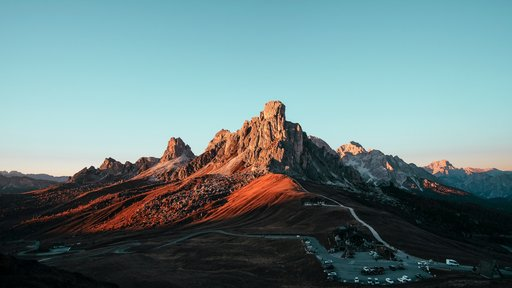
#> input picture mockups/assets/wallpapers/alpine-thumb.jpg, 512 x 288 px, given in place of misty.jpg, which was not available
$ python generate_mockups.py
#> lines starting #> are read from the running program, lines starting #| are printed output that depends on the picture; pictures that were not available may be replaced by others from this repository, and a replacement may not be noted
#!/usr/bin/env python3
"""Render 1920x1080 mockups of the proposed TV Detox home restyle.

Geometry follows CleanFrame's Dock layout (MIT): a 1504x232 glass panel at
(208, 676), 288x200 tiles on a 296 pitch, 48px panel radius, 32px tile radius.
Photographs, font and marks keep their own licences; see CREDITS.md.

    python3 -m venv /tmp/tvmock-venv
    /tmp/tvmock-venv/bin/pip install pillow
    /tmp/tvmock-venv/bin/python mockups/generate_mockups.py
"""
from pathlib import Path

from PIL import Image, ImageDraw, ImageFilter, ImageFont

HERE = Path(__file__).resolve().parent
ASSETS = HERE / "assets"
OUT = HERE

# The launcher lays out at 1920x1080 and scales to the TV. Render at 2x and
# downsample so curves and type stay clean in the PNGs.
SS = 2
W, H = 1920 * SS, 1080 * SS

DOCK = (208, 676, 1712, 908)
SHELF = (DOCK[0] + 16, DOCK[1], DOCK[0] + 16 + 1472, DOCK[3])
TILE_W, TILE_H, PITCH = 288, 200, 296
PANEL_R, TILE_R = 48, 32

INK = (244, 244, 241)
DARK = (20, 22, 24)
SCRIM = (4, 10, 12)
FONT = str(ASSETS / "fonts" / "Manrope-Variable.ttf")

_fonts = {}


def s(v):
    return int(round(v * SS))


def font(size, weight=500):
    key = (size, weight)
    if key not in _fonts:
        f = ImageFont.truetype(FONT, s(size))
        f.set_variation_by_axes([weight])
        _fonts[key] = f
    return _fonts[key]


def vgrad(w, h, stops):
    """A vertical alpha ramp (0-255) through (position, alpha) stops."""
    im = Image.new("L", (1, h))
    px = im.load()
    stops = sorted(stops)
    for y in range(h):
        t = y / max(1, h - 1)
        lo, hi = stops[0], stops[-1]
        for i in range(len(stops) - 1):
            if stops[i][0] <= t <= stops[i + 1][0]:
                lo, hi = stops[i], stops[i + 1]
                break
        span = hi[0] - lo[0]
        k = 0 if span == 0 else (t - lo[0]) / span
        px[0, y] = int(255 * (lo[1] + (hi[1] - lo[1]) * k))
    return im.resize((w, h), Image.BILINEAR)


# [56 lines left out: functions veil, rounded_mask, glass, text_tracked, not called in this run]


def tracked_width(string, f, tracking=0.0):
    return sum(f.getlength(c) for c in string) + tracking * (len(string) - 1)


def wallpaper(name, shade=True):
#> called with name = 'misty', shade = True
    im = Image.open(ASSETS / "wallpapers" / f"{name}.jpg").convert("RGB")
#> im is the input picture: PIL image 512x288 RGB; mean R, G, B 103.8, 128.5, 130.4
    im = im.resize((W, H), Image.LANCZOS).convert("RGBA")
#> im: PIL image 3840x2160 RGBA
    if shade:
        # Top shade and bottom scrim, baked in exactly as they will be in the app.
        top = vgrad(W, s(300), [(0, 0.32), (0.5, 0.14), (1, 0.0)])
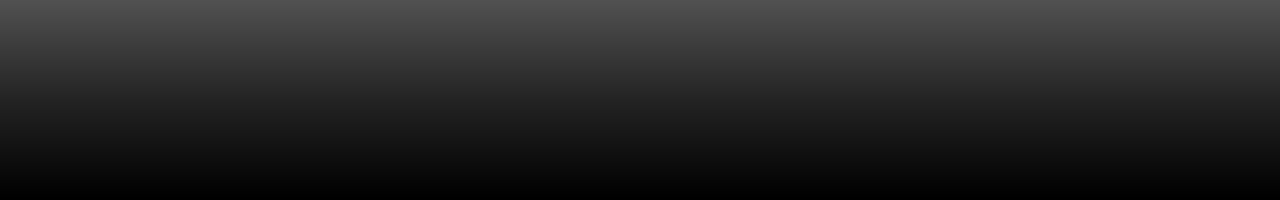
#> top: PIL image 3840x600 L (shown at 1/3 size); min 0, max 81, mean 37.8
        bottom = vgrad(W, s(520), [(0, 0.0), (0.7, 0.42), (1, 0.52)])
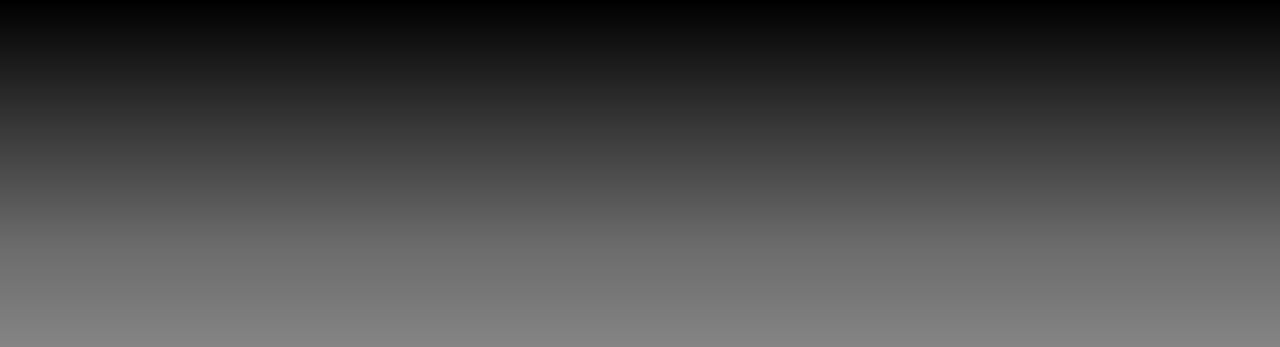
#> bottom: PIL image 3840x1040 L (shown at 1/3 size); min 0, max 132, mean 72.9
        for y0, alpha in ((0, top), (s(560), bottom)):
            layer = Image.new("RGBA", (W, alpha.size[1]), SCRIM + (255,))
            layer.putalpha(alpha)
            im.alpha_composite(layer, (0, y0))
#> this loop made 2 passes
#> y0 on passes 1 to 2: 0, 1120
#> pass 1, in wallpaper, `layer = Image.new("RGBA", (W, alpha.size[1]), SCRIM + (255,))`:
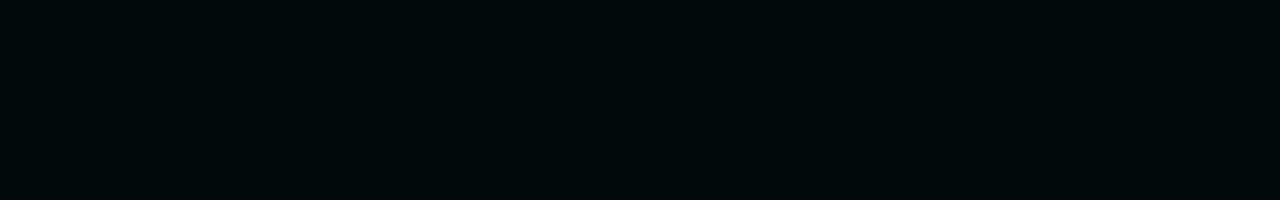
#> layer: PIL image 3840x600 RGBA (shown at 1/3 size); mean R, G, B, A 4, 10, 12, 255
#> pass 2, in wallpaper, `layer = Image.new("RGBA", (W, alpha.size[1]), SCRIM + (255,))`:
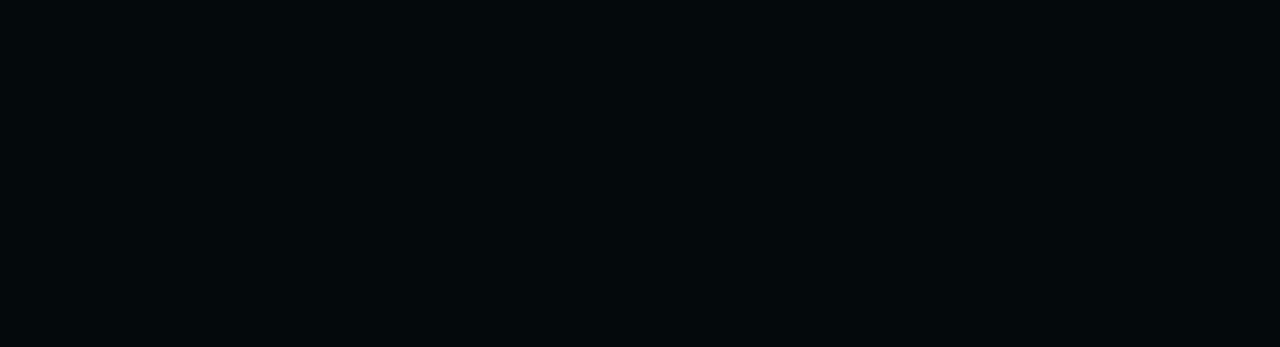
#> layer: PIL image 3840x1040 RGBA (shown at 1/3 size); mean R, G, B, A 4, 10, 12, 255
#> after the loop:
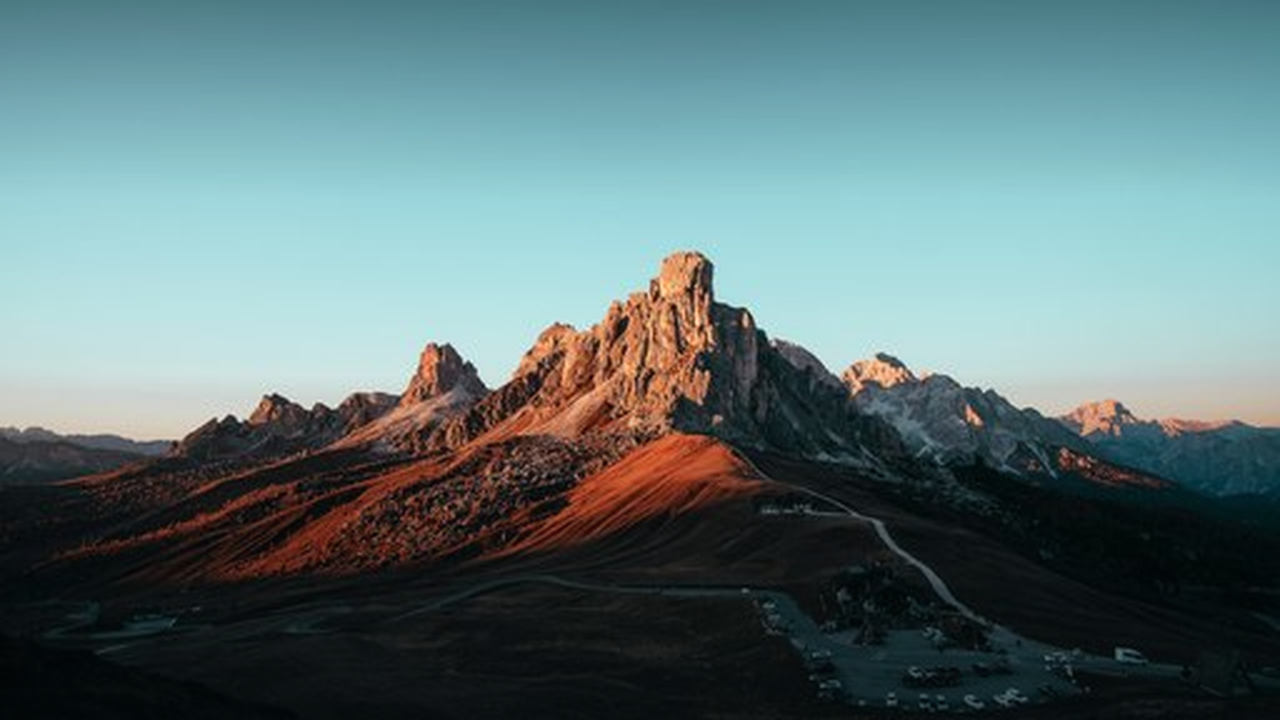
#> im: PIL image 3840x2160 RGBA (shown at 1/3 size); mean R, G, B, A 95.1, 118.1, 119.9, 255
#> after the loop:
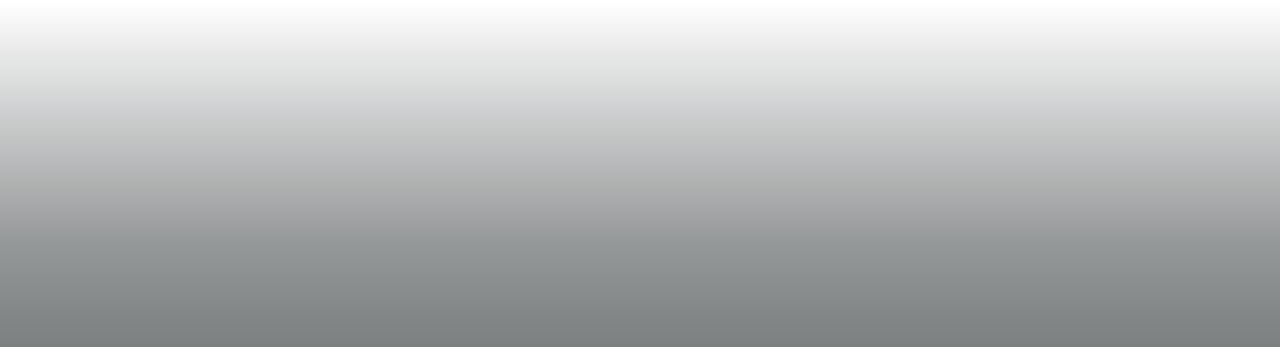
#> layer: PIL image 3840x1040 RGBA (shown at 1/3 size); mean R, G, B, A 4, 10, 12, 72.9; transparent parts drawn white
    return im


# [81 lines left out: functions icon, stroke_icon, control_row, not called in this run]


def clock(base, time_text, date_text):
    draw = ImageDraw.Draw(base)
    f = font(48, 500)
    text_tracked(draw, (s(140), s(62)), time_text, f, INK + (245,), tracking=s(-1.5), shadow=54)
    if date_text:
        text_tracked(draw, (s(140), s(121)), date_text, font(26, 500),
                     (255, 255, 255, 178), tracking=s(-0.1), shadow=44)


# [49 lines left out: function dock, not called in this run]


def home(wallpaper_name, apps, focus, selected=-1, scroll=0, time_text="8:09",
         date_text="Thursday, 30 October", control_focus=-1, out="home.png"):
    base = wallpaper(wallpaper_name)
    clock(base, time_text, date_text)
    control_row(base, control_focus)
    dock(base, apps, focus=focus, scroll=scroll, selected=selected)
    base.convert("RGB").resize((W // SS, H // SS), Image.LANCZOS).save(OUT / out, optimize=True)
    print("wrote", out)


# [111 lines left out: functions settings_wallpaper, settings_overview, not called in this run]


if __name__ == "__main__":
    apps = [
        ("youtube", ("YouTube", 0)),
        ("netflix", ("Netflix", 0)),
        ("primevideo", ("Prime Video", 0)),
        ("disneyplus", ("Disney+", 0)),
        ("plex", ("Plex", 0)),
    ]
#> (the run stopped early here; a loop or call above may not have finished)

$ run again, on mockups/assets/wallpapers/forest-thumb.jpg
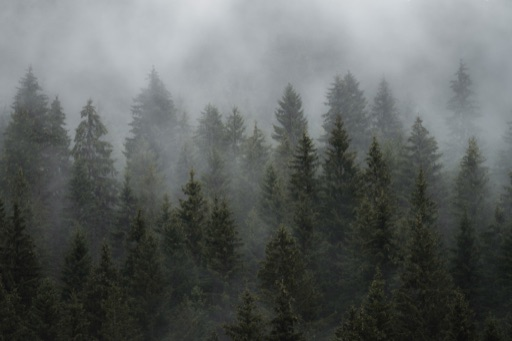
#> input picture mockups/assets/wallpapers/forest-thumb.jpg, 512 x 341 px, given in place of misty.jpg, which was not available
#> in wallpaper, im is the input picture: PIL image 512x341 RGB; mean R, G, B 94, 97.9, 96.3
#> in wallpaper, `im = im.resize((W, H), Image.LANCZOS).convert("RGBA")`:
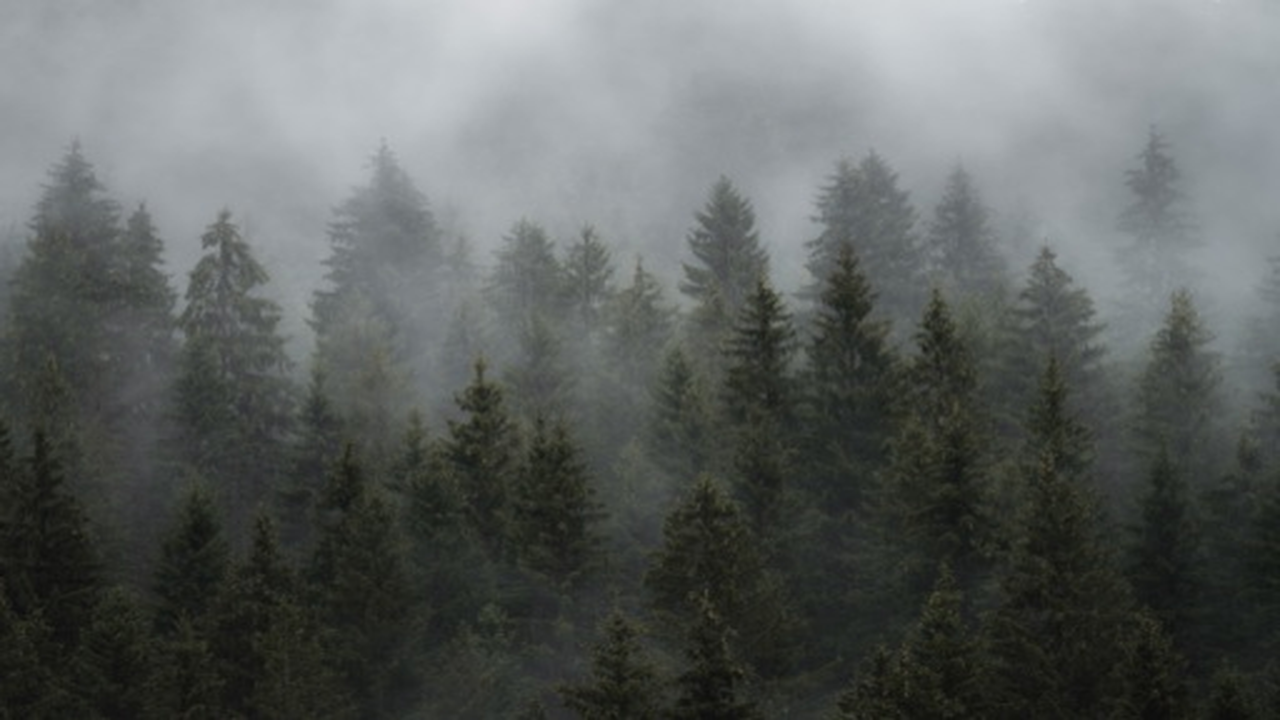
#> im: PIL image 3840x2160 RGBA (shown at 1/3 size); mean R, G, B, A 94, 97.9, 96.3, 255
#> the loop in wallpaper, `for y0, alpha in ((0, top), (s(560), bottom)):` made 2 passes
#> y0 on passes 1 to 2: 0, 1120
#> after the loop in wallpaper, `for y0, alpha in ((0, top), (s(560), bottom)):`:
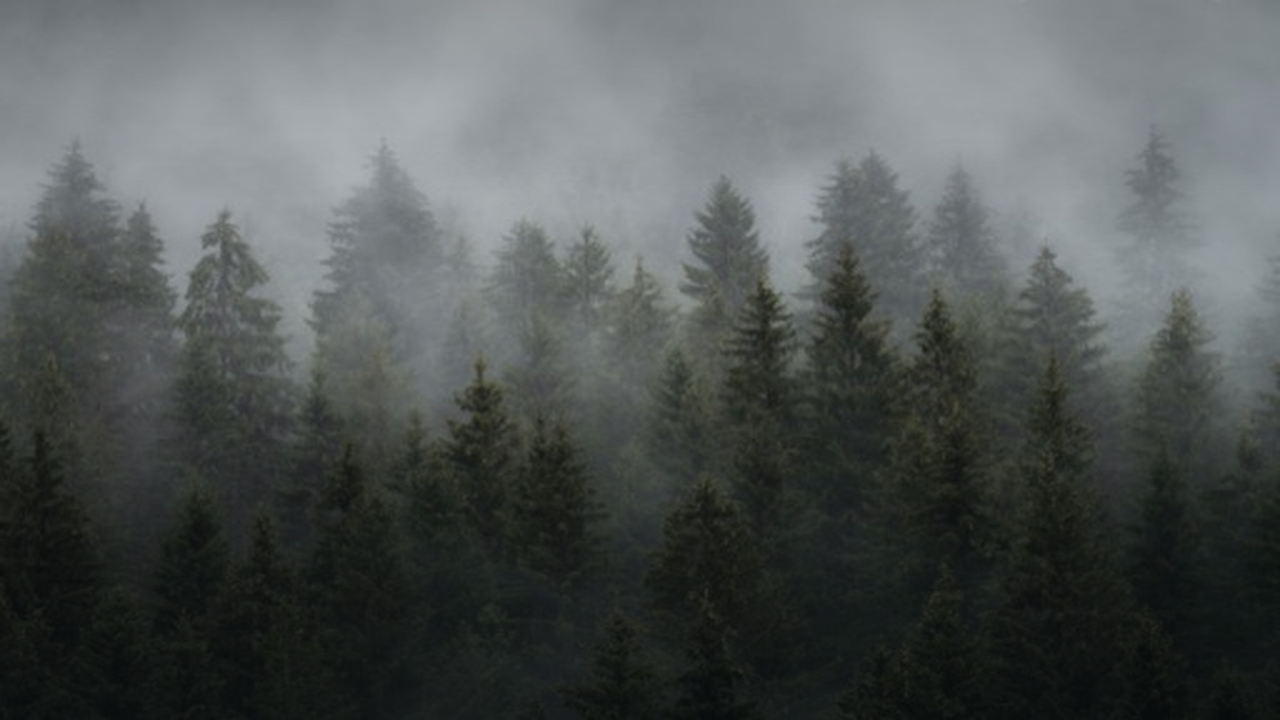
#> im: PIL image 3840x2160 RGBA (shown at 1/3 size); mean R, G, B, A 82.3, 86.7, 86, 255

$ run again, on mockups/assets/wallpapers/golden-thumb.jpg
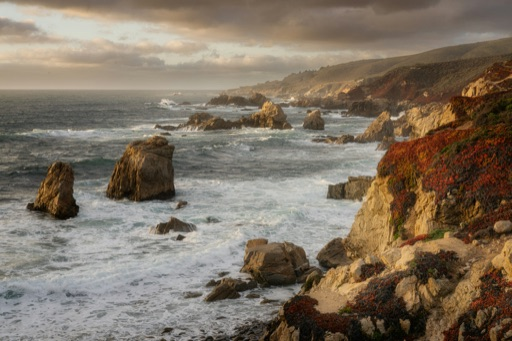
#> input picture mockups/assets/wallpapers/golden-thumb.jpg, 512 x 341 px, given in place of misty.jpg, which was not available
#> in wallpaper, im is the input picture: PIL image 512x341 RGB; mean R, G, B 127.7, 115.1, 99.5
#> in wallpaper, `im = im.resize((W, H), Image.LANCZOS).convert("RGBA")`:
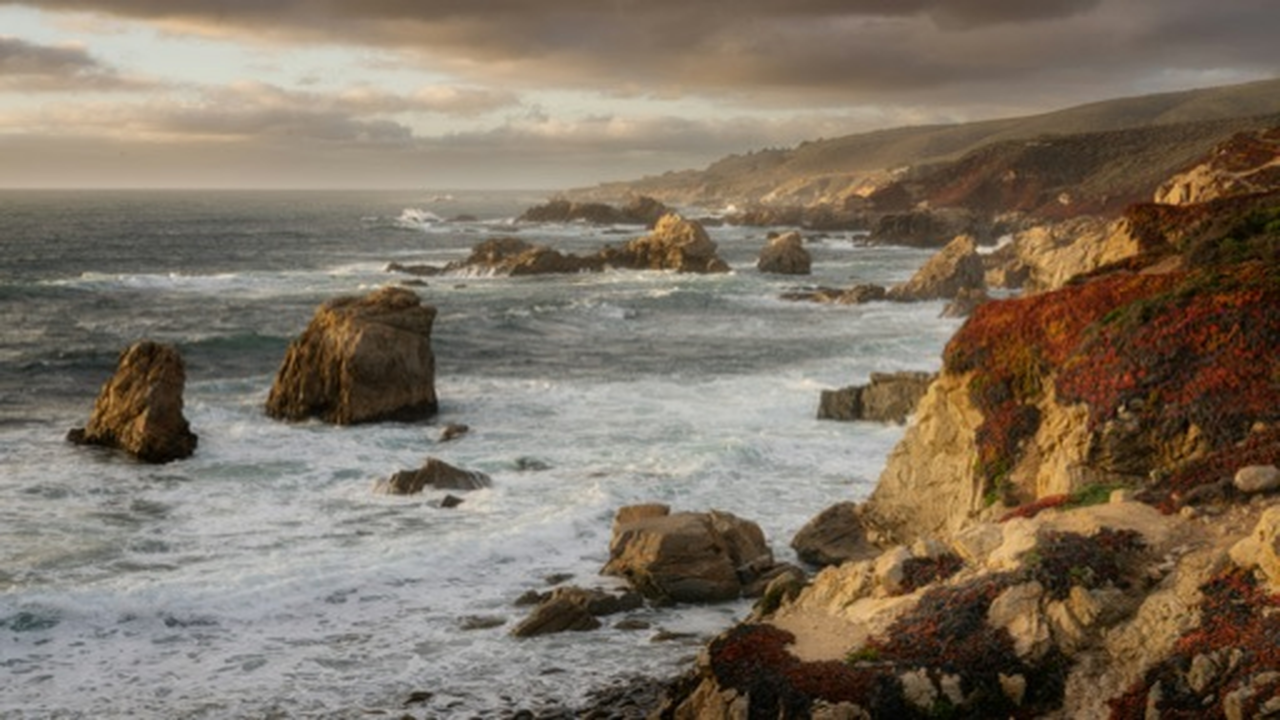
#> im: PIL image 3840x2160 RGBA (shown at 1/3 size); mean R, G, B, A 127.7, 115.1, 99.5, 255
#> the loop in wallpaper, `for y0, alpha in ((0, top), (s(560), bottom)):` made 2 passes
#> y0 on passes 1 to 2: 0, 1120
#> after the loop in wallpaper, `for y0, alpha in ((0, top), (s(560), bottom)):`:
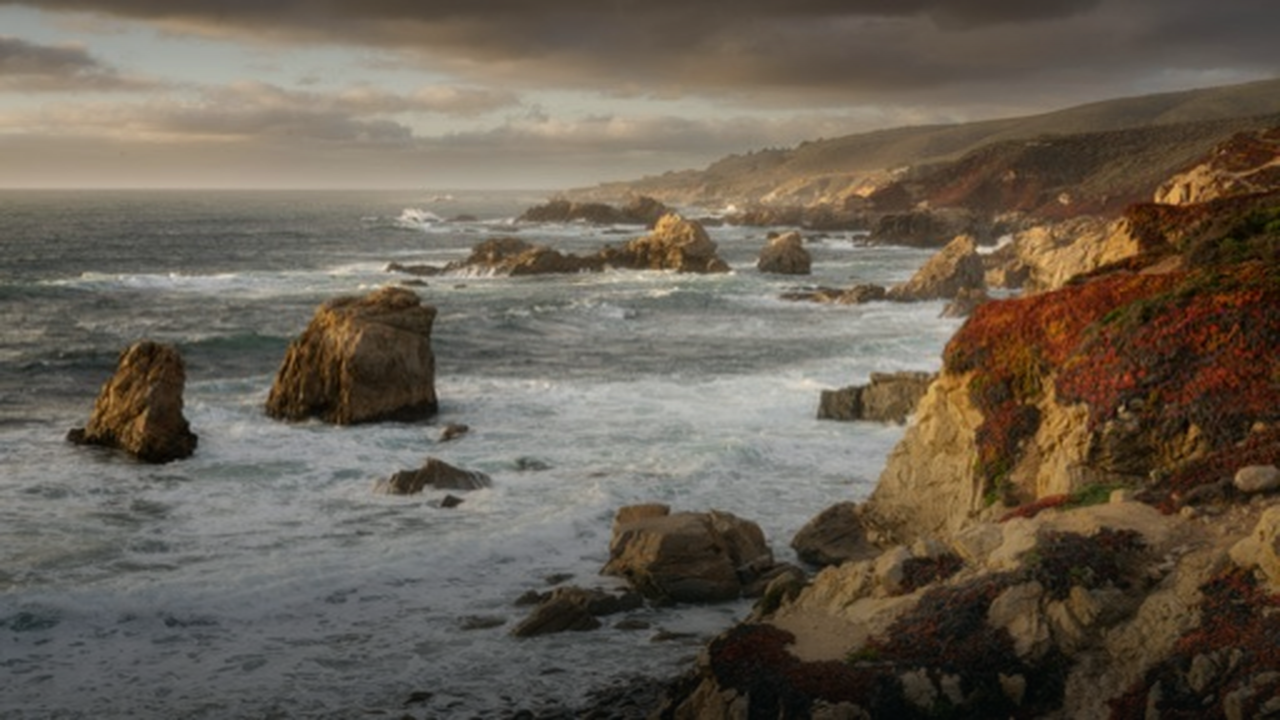
#> im: PIL image 3840x2160 RGBA (shown at 1/3 size); mean R, G, B, A 105.8, 96.3, 83.5, 255
